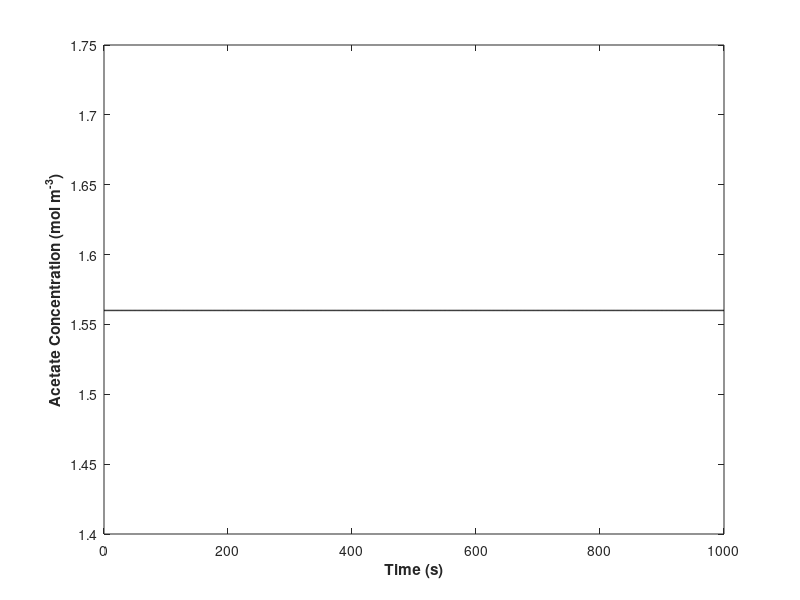

This chart was generated by the following MATLAB code:
%% Microbial Fuel Cell Model

clc
clear  
close all 

%% Assumptions/Key Details
% Model based on acetate 
% Anode reaction: (CH2O)2 + 2H20 > 2CO2 + 8H+ + 8e-
% Cathode reaction: O2 + 4e- + 2H20 > 4OH-


%% Timestep definition
tmax = 1000;
d_t=1;
t = 0:d_t:tmax;
%% Parameter definition

% Constants

F = 96485.4; % Faraday's constant (Coulombs mol-1))
R = 8.3144; % Gas Constant (J mol-1 K-1))
P = 1; % Pressure (atm)
TREF = 303; % Reference temperature (K)
            % From "A 1D mathematical model..."
Co2REF = (0.21*P)/(R*TREF); % Reference concentration of oxygen
avo =  6.022E23; % Avogadro's constant

% Operational Parameters

T = 303; % Operational temperature (K)
           % Will be varying this later

Va = 5.5E-5; % Volume of anodic compartment (m3)
Qa = 2.25E-5; % Volumetric flowrate into the anode (m3 s-1)
Am = 5E-4; % Membrane cross section (m^2)
Vc = 5.5E-5; % Volume of cathodic compartment (m3)
Qc = 1.11E-3; % Volumetric flowrate into the cathode (m3 s-1)
CacIN = 1.56; % Initial concentration of acetate (mol m-3)
Cco2IN = 0; % Initial concentration of dissolved CO2 (mol m-3)
ChIN = 0; % Initial concentration of H+ (mol m-3)
CxIN = 0; % Initial concentration of bacteria (mol m-3)
fx = 10; % Reciprical of washout fraction, Yac (bacterial yield) and Kdec (decay constant) (dimensionless)
Yac = 0.05; % Bacterial yield
Kdec = 8.33E-4; % decay constant (h-1)
Co2IN = 0.3125; % Initial concentration of O2 (mol m-3)
CohIN = 0; % Initial concentration of OH- (mol m-3)
CmIN = 0; % Initial concentration of M+ cations (mol m-3)


% Reaction rate
k01 = 0.207; % Rate constant of anode reaction at standard conditions (mol m-2 h-1)
k02 = 3.288E-5; % Rate constant of cathode reaction at standard conditions

alpha = 0.051; % Charge transfer coefficient in the anode
beta = 0.663; % Charge transfer coefficient in the cathode
Kac = 0.592; % Half velocity rate constant for acetate (mol m-3)
Ko2 = 0.004; % Half velocity rate constant for dissolved oxygen (mol m-3)


% Current density
CapA = 4E2; % Capacitance of anode (F m-2)
CapC = 5E2; % Capacitance of cathode (F m-2)

%alphaC = 0.44; % cathodic transfer coefficient from "A 1D mathematical model" (dimensionless)
%etaC = ; % cathode overpotential from "A 1D mathematical model" (V)
%io2REF = 4.222E-2*exp((73200/R)*(1/353 - 1/T)) ; % Exchange current density of oxygen from "A 1D mathematical model" (A m-2)
%% Matrix creation
% Uses static allocation to reduce compute time

% Anode mass balance values
Cac=zeros(1,length(t)); % concentration of acetate (mol m-3)
Cco2 = zeros(1,length(t)); % concentration of dissolved CO2 (mol m-3)
Ch = zeros(1,length(t)); % concentration of H+ (mol m-3)
Cx = zeros(1,length(t)); % concentration of bacteria (mol m-3)


% Cathode mass balance values 
Co2 = zeros(1,length(t));
Coh = zeros(1,length(t));
Cm = zeros(1,length(t));

% Current density
Nm = zeros(1,length(t)); % Superficial flux of cations
icell = zeros(1,length(t)); % cell current density


% Reaction rates
% Anode reaction rate
r1 =zeros(1,length(t));

% Cathode reaction rate
r2 = zeros(1,length(t));

% Overpotentials 
etaA = zeros(1,length(t)); % Anode overpotential 
etaC = zeros(1,length(t)); % Cathode overpotential


%% Initial Value Assignment

% Mass balance concentration values
Cac(1) = CacIN;
Cco2(1) = Cco2IN;
Ch(1) = ChIN;
Cx(1) = CxIN;
Co2(1) = Co2IN;
Coh(1) = CohIN;
Cm(1) = CmIN;

% Overpotentials - Need to find paper values for these 

etaA(1) = 0.5; % Need actual!
etaC(1) = 0.1; % Need actual!

% Current density 
%icell(1) = io2REF*Co2(1)/Co2REF*exp((alphaC*etaC*F)/(R*T));

% Reaction rates
% Anode reaction rate
r1(1) = k01*exp((alpha*F)/(R*T)*etaA(1))*(Cac(1)/(Kac+Cac(1)))*Cx(1);

% Cathode reaction rate
r2(1) = -k02*Co2(1)/(Ko2+Co2(1))*exp((beta-1)*F/(R*T)*etaC(1));

%% Equations

for i=1:(length(t)-1)

% Cell density and cation flux    

% Current density
Nm(i) = Vc*Cm(i);
icell(i) = Nm(i)*F/3600;

% Anode overpotential
etaA(i+1) = etaA(i) + d_t*(3600*icell(i)-8*F*r1(i)*1/CapA);

% Reaction Rate in anode
r1(i+1) = k01*exp((alpha*F)/(R*T)*etaA(i))*(Cac(i)/(Kac+Cac(i)))*Cx(i);

% Mass balances in anode

Cac(i+1) = Cac(i) + d_t*(Qa*(CacIN - Cac(i)) - Am*r1(i))/Va; % Acetate mass balance

Cco2(i+1) = Cco2(i) + d_t*(Qa*(Cco2IN - Cco2(i)) + 2*Am*r1(i))/Va; % Dissolved CO2 mass balance

Ch(i+1) = Ch(i) + d_t*(Qa*(ChIN - Ch(i)) + 8*Am*r1(i))/Va; % H+ ions mass balance

Cx(i+1) = Cx(i) + d_t*(Qa*(CxIN-Cx(i))/fx + Am*Yac*r1(i) - Va*Kdec*Cx(i))/Va; % Bacteria mass balance


% Cathode overpotential

etaC(i+1) = etaC(i) + d_t*(-3600*icell(i)-4*F*r2(i)*1/CapC); 

% Reaction Rate in cathode
r2(i+1) = -k02*Co2(i)/(Ko2+Co2(i))*exp((beta-1)*F/(R*T)*etaC(i));




% Mass balance in cathode

Co2(i+1) = Co2(i) + d_t*(Qc*(Co2IN - Co2(i)) + Am*r2(i))/Vc;

Coh(i+1) = Coh(i) + d_t*(Qc*(CohIN - Coh(i)) - 4*Am*r2(i))/Vc;

Cm(i+1) = Cm(i) + d_t*(Qc*(CmIN - Cm(i)) + Am*Nm(i))/Vc;

end

%% Plotting

figure (1)
plot(t,Cac,'k','LineWidth',1)
xlabel('Time (s)','FontWeight','bold')
ylabel('Acetate Concentration (mol m^{-3})','FontWeight','bold')
